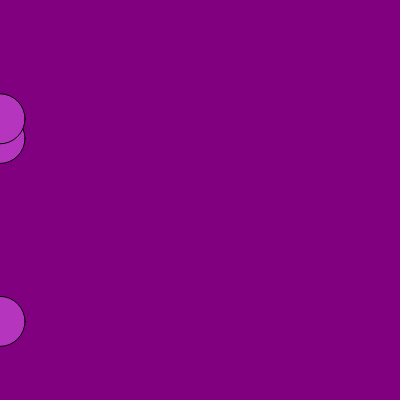
Frame 1 (no input)
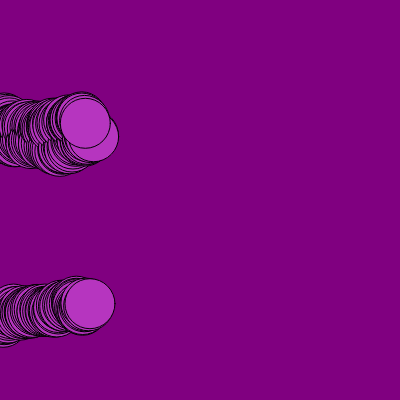
Frame 60 (no input)
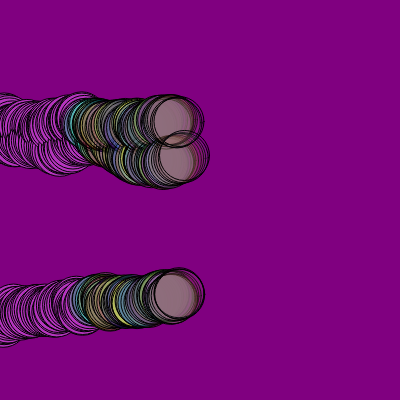
Frame 120 (the mouse pressed at the canvas centre since frame 60)

The p5.js sketch that drew these frames (run headless with seeded random() and noise() and a simulated clock; from frame 60 on, the mouse is pressed at the canvas centre):

// p5.js sketch
// ── sketch.js
let cor;
let circuloX; // horizontal
let circuloY; // vertical

function setup() {
  createCanvas(400, 400);
  background(color("purple"));
  cor = color(random(0, 255), random(0, 255), random(0, 255));
  
  circuloX = [0, 0, 0];
  circuloY = [random(height), random(height), random(height)];
}

function draw() {
  
  fill(cor);
  
  for(let contador in circuloX) {
    circle(circuloX[contador], circuloY[contador], 50);    
    circuloX[contador]+= random(0,3);
    circuloY[contador]+= random(-3,3); 
    
    if(circuloX[contador] >= width){
      circuloX[contador] = 0;
      circuloY[contador] = random(height);
    }
  }
  
  if(mouseIsPressed){
    cor = color(random(0, 255), random(0, 255), random(0, 255), random(0, 100));
  }
}
